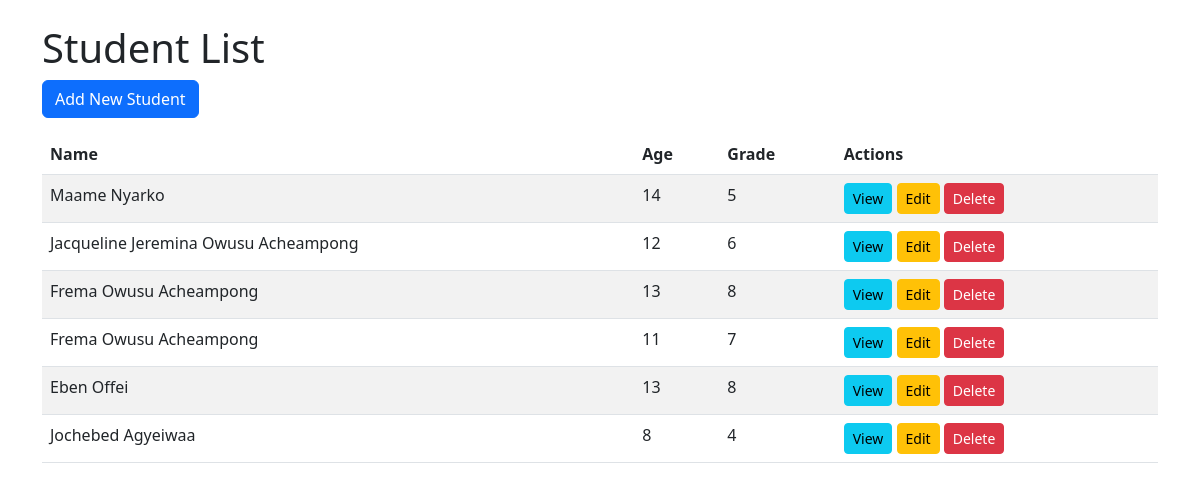
/books/, run on an earlier commit of the app's database.
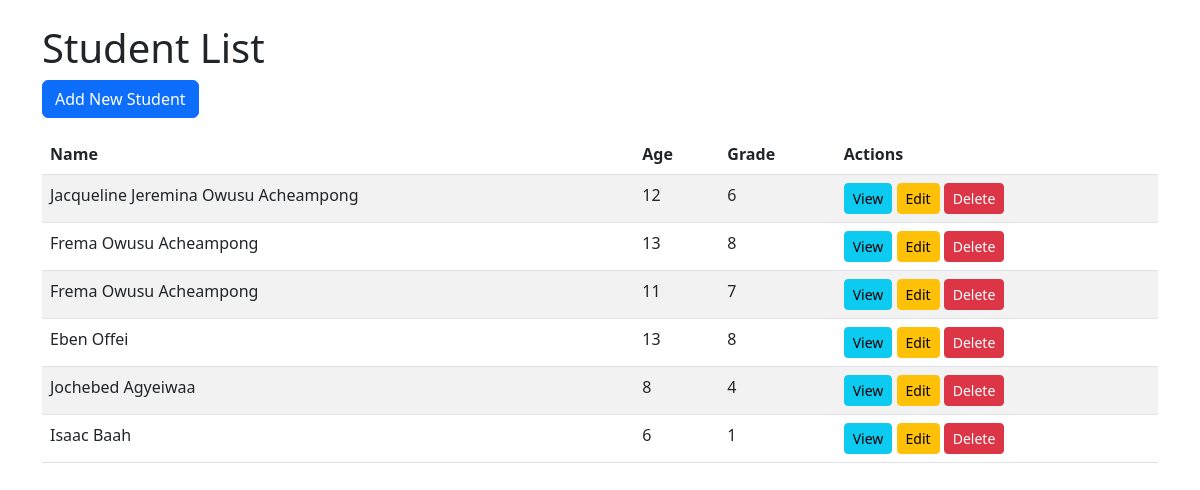
And on a later commit of the database.
### book_store/models.py (models this page shows, shortened)
class Student(models.Model):
   name = models.CharField(max_length=100)
   age = models.IntegerField()
   grade = models.IntegerField()
   guardian_name = models.CharField(max_length=100)
   guardian_address = models.TextField()
   headteacher = models.ForeignKey('HeadTeacher', on_delete=models.PROTECT, related_name='students')

### book_store/views.py (the view)
# urls.py: path('', StudentListView.as_view(), name='student_list'),
class StudentListView(TemplateView):
    template_name = 'hello.html' # in addition to the TemplateView which has been inherited, there are other generic views in Django that can be used to create views for your application. These include ListView, DetailView, CreateView, UpdateView, and DeleteView. With the use of these inheritance, we reduce the amount of codes we have to write.

### book_store/templates/students/student_list.html (shortened to what this page needs)
<!DOCTYPE html>
<html lang="en">
<head>
 <link href="https://cdn.jsdelivr.net/npm/bootstrap@5.3.0/dist/css/bootstrap.min.css" rel="stylesheet">
</head>
<body>
 <div class="container mt-4">
  <h1>Student List</h1>
  <a href="{% url 'student_create' %}" class="btn btn-primary mb-3">Add New Student</a>
  {% if students %}
  <table class="table table-striped">
   <thead>
    <tr>
     <th>Name</th>
     <th>Age</th>
     <th>Grade</th>
     <th>Actions</th>
    </tr>
   </thead>
   <tbody>
    {% for student in students %}
    <tr>
     <td>{{ student.name }}</td>
     <td>{{ student.age }}</td>
     <td>{{ student.grade }}</td>
     <td>
      <a href="{% url 'student_detail' student.pk %}" class="btn btn-info btn-sm">View</a>
      <a href="{% url 'student_update' student.pk %}" class="btn btn-warning btn-sm">Edit</a>
      <a href="{% url 'student_delete' student.pk %}" class="btn btn-danger btn-sm">Delete</a>
     </td>
    </tr>
    {% endfor %}
   </tbody>
  </table>
  {% else %}
  <p>No students found.</p>
  {% endif %}
 </div>
</body>
</html>

What changed in the data, as far as the page shows it:
removed Student: name "Maame Nyarko", age "14", grade "5"
added Student: name "Isaac Baah", age "6", grade "1"
